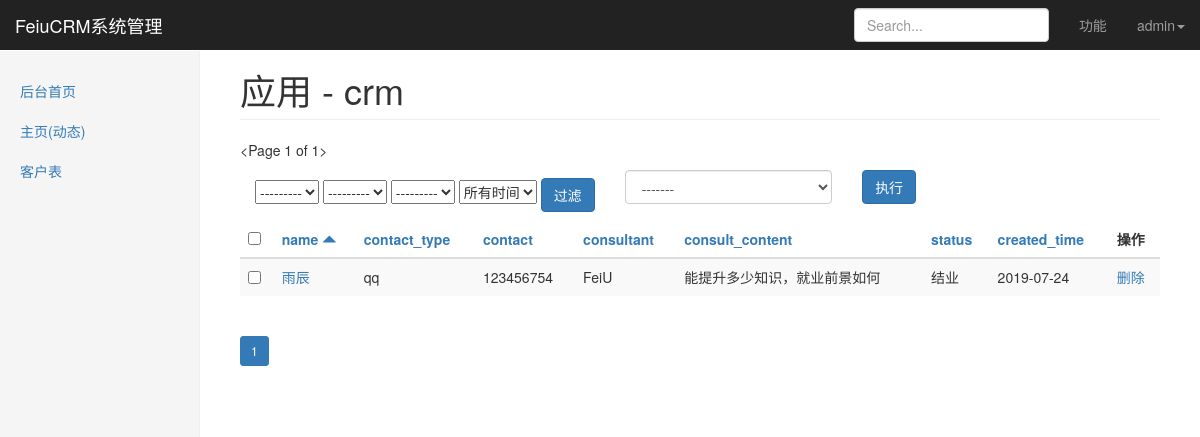
Screenshot of /djadmin/crm/customerinfo/?_order=0 (signed in) with the database file from the repository.
### crm/models.py (models this page shows, shortened)
class Menu(models.Model):
    Url_Type_Choices = (
        (0, '绝对URL'),
        (1, '动态URL')
    )
    name = models.CharField(max_length=100, verbose_name='菜单名称')
    url_type = models.SmallIntegerField(choices=Url_Type_Choices, default=0, verbose_name='菜单类型')
    url = models.CharField(max_length=200, verbose_name='URL地址')
    class Meta:
        unique_together = ('name', 'url')
        verbose_name_plural = verbose_name = '动态菜单'

class CustomerInfo(models.Model):
    Contact_Type_Choices = (
        (1, 'qq'),
        (2, '微信'),
        (3, '手机'),
        (4, '其他')
    )
    Source_Choice = (
        (1, 'qq群'),
        (2, '微信'),
        (3, '转介绍'),
        (4, '其它'),
    )
    Status_Choice = (
        (1, '未报名'),
        (2, '已报名'),
        (3, '结业')
    )
    name = models.CharField(max_length=50, verbose_name='客户姓名')
    contact_type = models.SmallIntegerField(choices=Contact_Type_Choices, default=1, verbose_name='联系媒介')
    contact = models.CharField(max_length=50, unique=True, verbose_name='联系方式')
    source = models.SmallIntegerField(choices=Source_Choice, verbose_name='客户来源')
    referral_from = models.ForeignKey('self', blank=True, null=True, on_delete=models.SET_NULL, verbose_name='转介绍客户', related_name='customerinfo')
    consult_courses = models.ManyToManyField(Course, verbose_name='咨询课程',  related_name='customerinfo')  # 多对多关联课程
    consult_content = models.TextField(verbose_name='咨询内容')
    status = models.SmallIntegerField(choices=Status_Choice, verbose_name='客户状态')
    consultant = models.ForeignKey(UserProfile, null=True, blank=True, on_delete=models.SET_NULL, verbose_name='课程顾问', related_name='customerinfo')
    created_time = models.DateField(auto_now_add=True, verbose_name='创建时间')
    class Meta:
        verbose_name_plural = verbose_name = '客户信息'

class UserProfile(models.Model):
    user = models.OneToOneField(User, on_delete=models.CASCADE, related_name='userprofile', verbose_name='关联系统User')  # 扩展user模型
    name = models.CharField(max_length=50, verbose_name='姓名')
    role = models.ManyToManyField(Role, related_name='userprofile', verbose_name='角色列表')
    class Meta:
        verbose_name_plural = verbose_name = '用户'
    def __str__(self):
        return self.name

### djadmin/views.py (the view, shortened to what this page needs)
# urls.py: path('<str:app_name>/<str:model_name>/', table_detail, name='table_detail'),  # 数据表详情
@login_required
def table_detail(request, app_name, model_name):
    admin_class = site.enable_admins[app_name][model_name]
    queryset = admin_class.model.objects.all()
    queryset, filter_conditions = get_filter_result(request, queryset)
    admin_class.filter_conditions = filter_conditions
    queryset, keyword = get_search_result(request, queryset, admin_class)
    admin_class.search_keyword = keyword  # 将搜索字符串保存到全局类中
    queryset, current_order_field = get_order_result(request, queryset, admin_class)
    if current_order_field.values():
        current_order_value = list(current_order_field.values())[0]
    else:
        current_order_value = ''
    paginator = Paginator(queryset, admin_class.list_per_page)  # Show 10 contacts per page
    page = request.GET.get('page')
    try:
        queryset = paginator.get_page(page)
    except PageNotAnInteger:
        queryset = paginator.get_page(1)
    except EmptyPage:
        queryset = paginator.get_page(paginator.num_pages)
    return render(request, 'djadmin/table_detail.html', locals())

### djadmin/templatetags/djadmin_tags.py (called while the page is built)
@register.simple_tag
def build_table_head_name(admin_class):
    th = ''
    if admin_class.list_display:
        for display_field in admin_class.list_display:
            display_field_obj = admin_class.model._meta.get_field(display_field)
            tmp = "<th>{}</th>".format(display_field_obj.verbose_name)
            th += tmp
    else:
        th += "<th>{}</th>".format(admin_class.model._meta.verbose_name)  # 如果没有自定义注册，则表格标题就显示模型的别名verbose_name
    return mark_safe(th)

@register.simple_tag
def get_sorted_data(display_field, current_order_field, forloop_counter):
    print(current_order_field)  # {'status': '-5'}假如是按客户状态（列表索引为5）
    print(display_field)  # 遍历显示list_display列表值
    if display_field in current_order_field.keys():
        if current_order_field[display_field].startswith('-'):
            order_data = current_order_field[display_field].replace('-', '')  # 去掉倒序
        else:
            order_data = '-' + current_order_field[display_field]
        return order_data
    return forloop_counter  # 如果不是当前排序，直接默认正序，也就是list_display的索引值

@register.simple_tag
def get_sorted_arrow(display_field, current_order_field, forloop_counter):
    if display_field in current_order_field.keys():
        if current_order_field[display_field].startswith('-'):
            arrow_direction = 'bottom'
        else:
            arrow_direction = 'top'
        span = '<span class="glyphicon glyphicon-triangle-{}" aria-hidden="true"></span>'.format(arrow_direction)
        return mark_safe(span)
    return ''

@register.simple_tag
def render_filter_args(admin_class):
    if admin_class.filter_conditions:
        tmp = ''
        for k, v in admin_class.filter_conditions.items():
            tmp += '&{}={}'.format(k, v)
        return mark_safe(tmp)
    return ''

### djadmin/views.py (called while the page is built, shortened)
def get_filter_result(request, queryset):
    filter_conditions = {}
    for k, v in request.GET.items():
        if k == 'page' or k.startswith('_'):
            continue
        if v:  # 所选的值不会空是保存到字典中
            filter_conditions[k] = v
    return queryset.filter(**filter_conditions), filter_conditions

def get_search_result(request, queryset, admin_class):
    keyword = request.GET.get('_kw', '')
    return queryset, keyword

### djadmin/templates/djadmin/table_detail.html (shortened to what this page needs)
{% extends 'djadmin/base.html' %}
{% load djadmin_tags %}
{% block content %}
    <h1 class="page-header">应用 - {{ app_name }}</h1>
    {{ queryset }}
{% if admin_class.list_filter %}
    <p>
        <form class="navbar-form navbar-left">
            {% for filter_field in admin_class.list_filter %}
                {% build_option_filter filter_field admin_class %}
            {% endfor %}
            <button type="submit" class="btn btn-primary">过滤</button>
        </form>
    </p>
{% endif %}
    <form method="post" onsubmit="ActionCheck(this)">
    <div class="row">
        <div class="col-md-3">
            <select class="form-control" name="action">
                <option value="">-------</option>
            </select>
        </div>
        <div class="col-md-2">
            <input type="submit" value="执行" class="btn btn-primary">
        </div>
    </div>
</form>
    <table class="table table-striped">
        <thead>
        <tr>
        <th><input type="checkbox" onclick="SelectALLObjs(this)"></th>
        {% if admin_class.list_display %}
            {% for display_field in admin_class.list_display %}
                <th>
                    <a href="?_order={% get_sorted_data display_field current_order_field forloop.counter0 %}{% render_filter_args admin_class %}">
                        {{ display_field }} {% get_sorted_arrow display_field current_order_field forloop.counter0 %}
                    </a>
                </th>
            {% endfor %}
        {% else %}
            {% build_table_head_name admin_class %}
        {% endif %}
        <th>操作</th>
        </tr>
        </thead>
        <tbody>
            {% for obj in queryset %}
                <tr>
                    <td><input row-select="true" type="checkbox" value="{{ obj.id }}"></td>
                    {% build_table_body obj admin_class %}
                    <td><a href="{% url 'djadmin:table_delete' app_name model_name obj.id %}">删除</a></td>
                </tr>
            {% endfor %}
        </tbody>
    </table>
    <div>
    {% include 'include/pagination.html' with page=queryset current_order_value=current_order_value %}
</div>
{% endblock %}

### djadmin/templates/djadmin/base.html (shortened to what this page needs)
<!DOCTYPE html>
{% load static %}
{% load djadmin_tags %}
<html lang="zh-CN">
<head>
    <link href="{% static 'bootstrap-3.3.7/css/bootstrap.min.css' %}" rel="stylesheet">
    <link href="{% static 'bootstrap-3.3.7/css/ie10-viewport-bug-workaround.css' %}" rel="stylesheet">
    <link href="{% static 'bootstrap-3.3.7/css/dashboard.css' %}" rel="stylesheet">
</head>
<body>
<nav class="navbar navbar-inverse navbar-fixed-top">
    <div class="container-fluid">
        <div class="navbar-header">
            <a class="navbar-brand" href="#">FeiuCRM系统管理</a>
        </div>
        <div id="navbar" class="navbar-collapse collapse">
            <ul class="nav navbar-nav navbar-right">
                <li><a href="#">功能</a></li>
                {% if request.user.is_authenticated %}
                    <li class="dropdown">
                        <a href="#" class="dropdown-toggle" data-toggle="dropdown" role="button" aria-haspopup="true" aria-expanded="false">{{ request.user }}<span class="caret"></span></a>
                    </li>
                {% else %}
                    <li><a href="{% url 'djadmin:user_login' %}">点击登录</a></li>
                {% endif %}
            </ul>
<form class="navbar-form navbar-right">
    <input name="_kw" type="text" class="form-control" placeholder="Search..." value="{{ keyword }}">
</form>
        </div>
    </div>
</nav>
<div class="container-fluid">
    {% block body %}
        <div class="row">
            <div class="col-sm-3 col-md-2 sidebar">
                <ul class="nav nav-sidebar">
                   {% url 'djadmin:index' as djadmin_index %}
                    <li {% if request.path == djadmin_index %} class="active" {% endif %}><a href="{{ djadmin_index }}">后台首页</a></li>
                    {% for role in request.user.userprofile.role.all %}
                        {% for menu in role.menus.all %}
                            {% if menu.url_type == 0 %}
                                <li {% if request.path == menu.url %} class="active" {% endif %}><a href="{{ menu.url }}">{{ menu.name }}</a></li>
                            {% else %}
                                {% url menu.url as menu_dynamic_url %}
                                <li {% if request.path == menu_dynamic_url %} class="active" {% endif %}><a href="{{ menu_url }}">{{ menu.name }}</a></li>
                            {% endif %}
                        {% endfor %}
                    {% endfor %}
                </ul>
            </div>
            <div class="col-sm-9 col-sm-offset-3 col-md-10 col-md-offset-2 main">
                {% block content %}
                {% endblock %}
            </div>
        </div>
    {% endblock body %}
</div>
</body>
</html>

### rows the page displays
Menu: name "主页(动态)"
Menu: name "客户表"
CustomerInfo: name+id+contact_type "雨辰 qq 123456754 FeiU 能提升多少知识，就业前景如何 结业 2019-07-24"

### other values shown
{{ request.user }} "admin"
{{ app_name }} "crm"
{{ queryset }} "<Page 1 of 1>"
{{ display_field }} "name" "contact_type" "contact" "consultant" "consult_content" "status" "created_time"
{{ pg }} "1"
